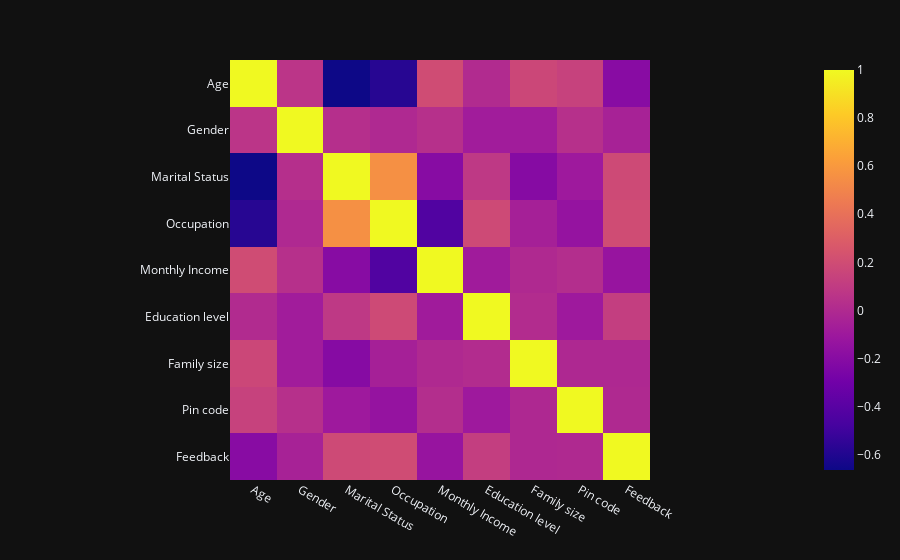

The notebook cell saved with this chart:
### Code cell
#preparing the data for modelling:

df.drop(["latitude","longitude"],axis=1,inplace=True) #run it only once

X=df.drop(["Output"],axis=1)
y=df["Output"]

#showing the correlation between the prepared features:
px.imshow(X.corr(),template="plotly_dark")

### Figure 1 — Plotly figure (JSON) as saved in the notebook; plotly's stock layout.template omitted (floating-point values rounded to 4 significant figures)
{"data": [{"coloraxis": "coloraxis", "hovertemplate": "x: %{x}<br>y: %{y}<br>color: %{z}<extra></extra>", "name": "0", "type": "heatmap", "x": ["Age", "Gender", "Marital Status", "Occupation", "Monthly Income", "Education level", "Family size", "Pin code", "Feedback"], "xaxis": "x", "y": ["Age", "Gender", "Marital Status", "Occupation", "Monthly Income", "Education level", "Family size", "Pin code", "Feedback"], "yaxis": "y", "z": [[1, 0.06204, -0.6633, -0.5793, 0.199, 0.00924, 0.17, 0.1373, -0.1982], [0.06204, 1, 0.03178, -0.004934, 0.03724, -0.08284, -0.08249, 0.03569, -0.04549], [-0.6633, 0.03178, 1, 0.5573, -0.2001, 0.08604, -0.2072, -0.09941, 0.1885], [-0.5793, -0.004934, 0.5573, 1, -0.4333, 0.1832, -0.05656, -0.1389, 0.196], [0.199, 0.03724, -0.2001, -0.4333, 1, -0.08846, -0.004208, 0.02167, -0.1328], [0.00924, -0.08284, 0.08604, 0.1832, -0.08846, 1, 0.01185, -0.09734, 0.1156], [0.17, -0.08249, -0.2072, -0.05656, -0.004208, 0.01185, 1, -0.009402, -0.01015], [0.1373, 0.03569, -0.09941, -0.1389, 0.02167, -0.09734, -0.009402, 1, -0.003603], [-0.1982, -0.04549, 0.1885, 0.196, -0.1328, 0.1156, -0.01015, -0.003603, 1]]}], "layout": {"coloraxis": {"colorscale": [[0, "#0d0887"], [0.1111, "#46039f"], [0.2222, "#7201a8"], [0.3333, "#9c179e"], [0.4444, "#bd3786"], [0.5556, "#d8576b"], [0.6667, "#ed7953"], [0.7778, "#fb9f3a"], [0.8889, "#fdca26"], [1, "#f0f921"]]}, "margin": {"t": 60}, "xaxis": {"anchor": "y", "constrain": "domain", "domain": [0, 1], "scaleanchor": "y"}, "yaxis": {"anchor": "x", "autorange": "reversed", "constrain": "domain", "domain": [0, 1]}}}
